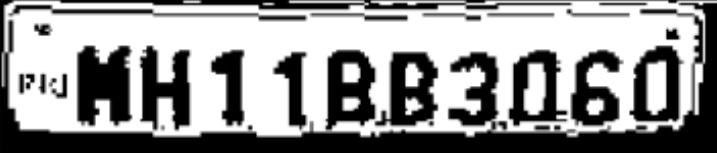
#> input picture HW1/Figure1.jpg, 717 x 153 px
$ python q1.py
#> lines starting #> are read from the running program, lines starting #| are printed output that depends on the picture; after the words box and inside, x2 and y2 are one past the last pixel; in counts of white or black regions, pixels touching at a corner belong together
import cv2
import numpy as np
import numpy as np

def dilation(img, struct_element):
    # get image dimensions
    img_h, img_w = img.shape[:2]
    # get structuring element dimensions
    str_h, str_w = struct_element.shape[:2]
    # get structuring element center coordinates
    center_h = str_h // 2
    center_w = str_w // 2
    # create empty output image
    img_dilated = np.zeros((img_h, img_w), dtype=np.uint8)
    # apply dilation operation
    for i in range(center_h, img_h - center_h):
        for j in range(center_w, img_w - center_w):
            if img[i, j] == 255:
                roi = img[i - center_h: i + center_h + 1, j - center_w: j + center_w + 1]
                if np.any(np.logical_and(roi, struct_element)):
                    img_dilated[i, j] = 255
    return img_dilated


def erosion(img, struct_element):
    # get image dimensions
    img_h, img_w = img.shape[:2]
    # get structuring element dimensions
    str_h, str_w = struct_element.shape[:2]
    # get structuring element center coordinates
    center_h = str_h // 2
    center_w = str_w // 2
    # create empty output image
    img_eroded = np.zeros((img_h, img_w), dtype=np.uint8)
    # apply erosion operation
    for i in range(center_h, img_h - center_h):
        for j in range(center_w, img_w - center_w):
            roi = img[i - center_h: i + center_h + 1, j - center_w: j + center_w + 1]
            if np.all(np.logical_and(roi, struct_element)):
                img_eroded[i, j] = 255
    return img_eroded


# Step 1: Convert image to binary by thresholding
img = cv2.imread('Figure1.jpg', cv2.IMREAD_GRAYSCALE)
#> img is the input picture: shape (153, 717); min 0, max 255, mean 146.4
threshold_value, img_binary = cv2.threshold(img, 150, 255, cv2.THRESH_BINARY)
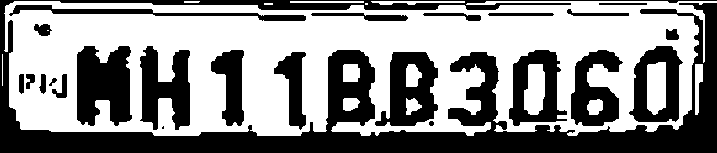
#> img_binary: shape (153, 717); 55.3% white; 24 black regions (1 under 20 px), largest, box (x1, y1, x2, y2) and area: (0, 0, 717, 153) 27265, (77, 46, 132, 126) 3475, (375, 52, 438, 126) 2787

# Step 2: Create structuring element
structuring_element = cv2.getStructuringElement(cv2.MORPH_RECT, (5,5))

# Step 3: Apply erosion operation
img_eroded = cv2.erode(img_binary, structuring_element)
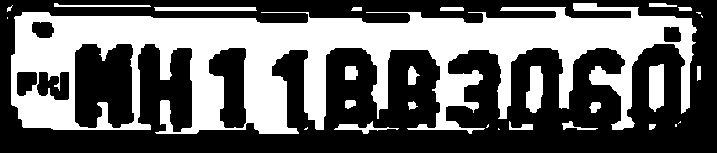
#> img_eroded: shape (153, 717); 40.3% white; 28 white regions (9 under 20 px), largest, box (x1, y1, x2, y2) and area: (11, 3, 697, 134) 40944, (649, 64, 664, 112) 644, (526, 66, 543, 113) 607

# Step 4: Apply dilation operation
img_dilated = cv2.dilate(img_eroded, structuring_element)
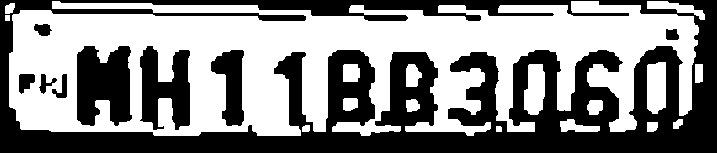
#> img_dilated: shape (153, 717); 53.1% white; 9 black regions, largest, box (x1, y1, x2, y2) and area: (0, 0, 717, 153) 42825, (77, 46, 132, 126) 3503, (140, 46, 190, 130) 2736

# Step 5: Apply erosion operation again
img_final = cv2.erode(img_dilated, structuring_element)

cv2.imshow('Original Image', img)
cv2.imshow('Binary Image', img_binary)
cv2.imshow('Eroded Image', img_eroded)
cv2.imshow('Dilated Image', img_dilated)
cv2.imshow('Final Image', img_final)
cv2.waitKey(0)
cv2.destroyAllWindows()

$ run again, with HW1/Figure4.jpg copied over HW1/Figure1.jpg
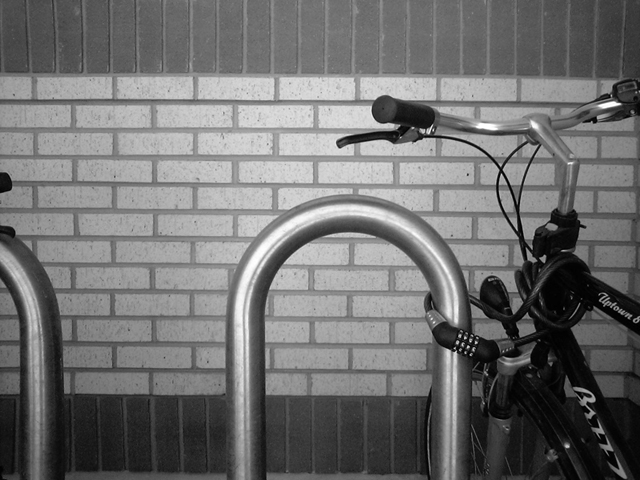
#> input picture HW1/Figure4.jpg, 640 x 480 px
#> img is the input picture: shape (480, 640); min 0, max 255, mean 112.2
#> `threshold_value, img_binary = cv2.threshold(img, 150, 255, cv2.THRESH_..`:
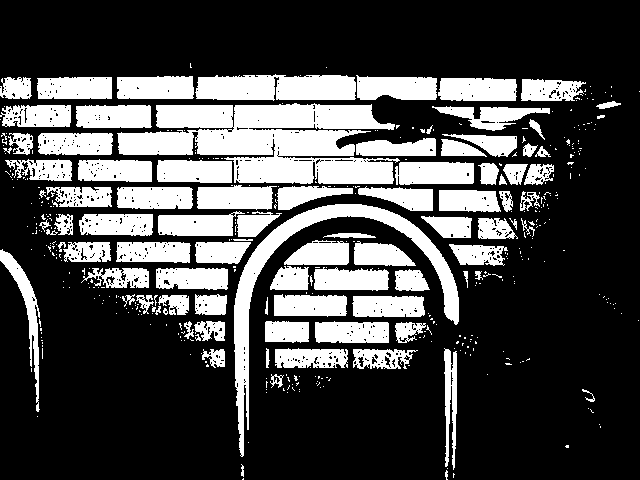
#> img_binary: shape (480, 640); 28.7% white; 450 white regions (358 under 20 px), largest, box (x1, y1, x2, y2) and area: (117, 103, 400, 184) 14605, (234, 204, 459, 457) 6312, (195, 74, 356, 101) 3744
#> img_eroded: shape (480, 640); 15.6% white; 156 white regions (73 under 20 px), largest, box (x1, y1, x2, y2) and area: (236, 206, 457, 432) 3653, (278, 77, 354, 98) 1432, (236, 106, 312, 126) 1406
#> `img_dilated = cv2.dilate(img_eroded, structuring_element)`:
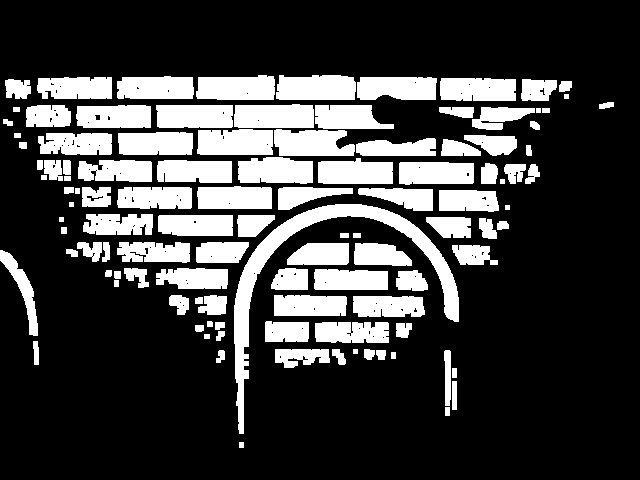
#> img_dilated: shape (480, 640); 24.9% white; 111 white regions, largest, box (x1, y1, x2, y2) and area: (234, 204, 459, 434) 5973, (197, 129, 273, 155) 1864, (276, 75, 356, 100) 1860
